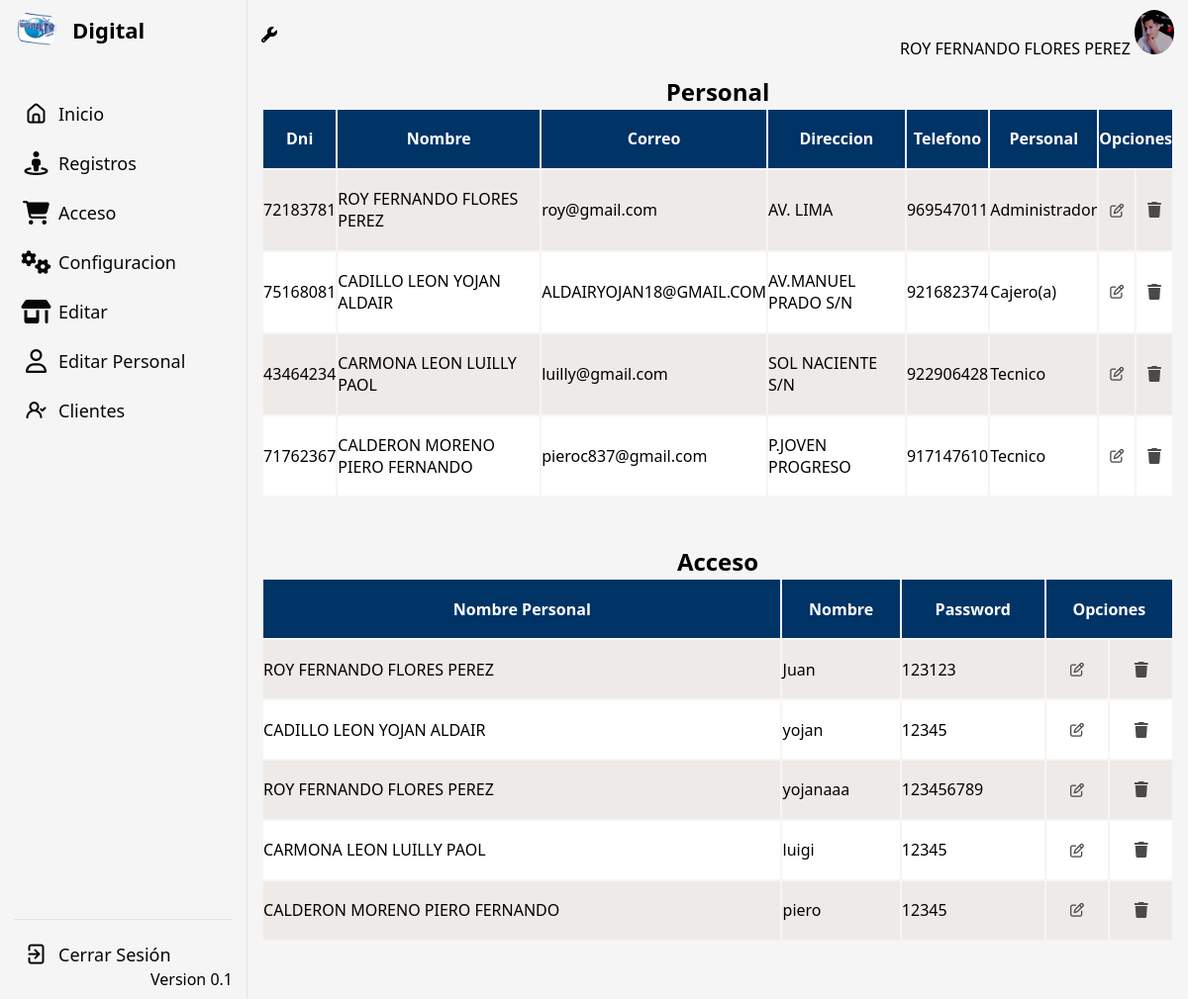
/adminconfig.php (signed in), run on the app's committed database.
### tables this page shows
CREATE TABLE `personal` (
  `idpersonal` int(11) NOT NULL,
  `dni` varchar(8) DEFAULT NULL,
  `nombre` varchar(50) DEFAULT NULL,
  `correo` varchar(50) DEFAULT NULL,
  `direccion` varchar(100) DEFAULT NULL,
  `telefono` varchar(9) DEFAULT NULL,
  `estadopersonal` int(11) DEFAULT 1,
  `id_tipopersonal` int(11) NOT NULL
);

CREATE TABLE `tipopersonal` (
  `id_tipopersonal` int(11) NOT NULL,
  `tipopersonal` varchar(50) DEFAULT NULL,
  `estado` int(11) NOT NULL DEFAULT 1
);

CREATE TABLE `acceso` (
  `idacceso` int(11) NOT NULL,
  `usuario` varchar(50) DEFAULT NULL,
  `password` varchar(60) DEFAULT NULL,
  `idpersonal` int(11) DEFAULT NULL
);

### auth.php (called while the page is built, shortened)
<?php
$idpersonal = isset($_SESSION["idpersonal"]) ? $_SESSION["idpersonal"] : "Usuario";
 ?>

### adminconfig.php (the view, shortened to what this page needs)
<?php
include("conexion.php");
include("auth.php");
?>
<!DOCTYPE html>
<html lang="en">
<head>
    <link rel="stylesheet" href="css/tablatefa.css" type="text/css">
    <link rel="stylesheet" href="https://cdnjs.cloudflare.com/ajax/libs/font-awesome/6.4.0/css/all.min.css"
 />
</head>
<body>
    <section class="dashboard">
        <div class="top">
            <i class="fa-solid fa-wrench"></i>
            <?php
            $sqlfoto = "SELECT * FROM personal where idpersonal='$idpersonal'";
            $f = mysqli_query($cn, $sqlfoto);
            while ($r10 = mysqli_fetch_assoc($f)) {
                ?>
                <div class="search">
                    <span class="text">
                        <?php echo $r10["nombre"]; ?>
                    </span>
                    <img src="pngpersonal/<?php echo $r10["idpersonal"]; ?>.png" alt="">
                </div>
                <?php
            }
            ?>
        </div>
        <br>
        <br><br>
        <div class="dash-content">
            <div>
                 <center><h2>Personal</h2></center>
                <table class="listado">
                    <thead>
                        <tr>
                            <th>
                                <h1>Dni</h1>
                            </th>
                            <th>
                                <h1>Nombre</h1>
                            </th>
                            <th>
                                <h1>Correo</h1>
                            </th>
                            <th>
                                <h1>Direccion</h1>
                            </th>
                            <th>
                                <h1>Telefono</h1>
                            </th>
                            <th>
                                <h1>Personal</h1>
                            </th>
                            <th colspan="2">
                                <h1>Opciones</h1>
                            </th>
                        </tr>
                    </thead>
                    <tbody>
                        <?php
                        $sqlpersonal = "SELECT *, tipopersonal.tipopersonal FROM personal
                                                INNER JOIN tipopersonal ON personal.id_tipopersonal =tipopersonal.id_tipopersonal";
                        $f = mysqli_query($cn, $sqlpersonal);
                        while ($r1 = mysqli_fetch_assoc($f)) {
                            ?>
                            <tr>
                                <td>
                                    <?php echo $r1["dni"]; ?>
                                </td>
                                <td>
                                    <?php echo $r1["nombre"]; ?>
                                </td>
                                <td>
                                    <?php echo $r1["correo"]; ?>
                                </td>
                                <td>
                                    <?php echo $r1["direccion"]; ?>
                                </td>
                                <td>
                                    <?php echo $r1["telefono"]; ?>
                                </td>
                                <td>
                                    <?php echo $r1["tipopersonal"]; ?>
                                </td>
                                <td class="icono"><a href="editaradmin/editarpersonal.php?cod=<?php echo $r1["idpersonal"]; ?>"
                                        target="_parent">
                                        <center><i class="fa-regular fa-pen-to-square fa-shake fa-sm"></i></center>
                                    </a>
                                </td>
                                <td class="icono"><a href="certificado.php?cod=<?php echo $r1["idpersonal"]; ?>"
                                        target="_parent">
                                        <center><i class="fa-solid fa-trash fa-flip"></i></center>
                                    </a>
                                </td>
                            </tr>
                        <?php
                        }
                        ?>
                    </tbody>
                </table>
            </div>
             <div>
                 <center><h2>Acceso</h2></center>
                <table class="listado">
                    <thead>
                        <tr>
                            <th>
                                <h1>Nombre Personal</h1>
                            </th>
                            <th>
                                <h1>Nombre</h1>
                            </th>
                            <th>
                                <h1>Password</h1>
                            </th>
                            <th colspan="2">
                                <h1>Opciones</h1>
                            </th>
                        </tr>
                    </thead>
                    <tbody>
                        <?php
                        $sqlacceso = "SELECT * FROM acceso
                        INNER JOIN personal ON acceso.idpersonal =personal.idpersonal";
                        $f = mysqli_query($cn, $sqlacceso);
                        while ($r2 = mysqli_fetch_assoc($f)) {
                            ?>
                            <tr>
                                <td>
                                    <?php echo $r2["nombre"]; ?>
                                </td>
                                <td>
                                    <?php echo $r2["usuario"]; ?>
                                </td>
                                <td>
                                    <?php echo $r2["password"]; ?>
                                </td>
                                <td class="icono"><a href="editaradmin/editaracceso.php?cod=<?php echo $r2["idacceso"]; ?>"
                                        target="_parent">
                                        <center><i class="fa-regular fa-pen-to-square fa-shake fa-sm"></i></center>
                                    </a>
                                </td>
                                <td class="icono"><a href="certificado.php?cod=<?php echo $r2["id-acceso"]; ?>"
                                        target="_parent">
                                        <center><i class="fa-solid fa-trash fa-flip"></i></center>
                                    </a>
                                </td>
                            </tr>
                        <?php
                        }
                        ?>
                    </tbody>
                </table>
            </div>
        </div>
    </section>
</body>
</html>

### css/admin.css (style rules this page uses)
* { margin: 0; padding: 0; box-sizing: border-box; font-family: 'Segoe UI'; }
:root { --primary-color: #f5f5f5; --panel-color: #f5f5f5; --text-color: #000; --black-light-color: #070707; --border-color: #e6e5e5; --toggle-color: #aca6a6; --box1-color: #4DA3FF; --box2-color: #FFE6AC; --box3-color: #E7D1FC; --title-icon-color: #fff; --tran-05: all 0.5s ease; --tran-03: all 0.3s ease; --tran-03: all 0.2s ease; }
body { min-height: 100vh; background-color: var(--primary-color); }
nav { position: fixed; top: 0; left: 0; height: 100%; width: 250px; padding: 10px 14px; background-color: var(--panel-color); border-right: 1px solid var(--border-color); transition: var(--tran-05); }
nav .logo-name { display: flex; align-items: center; }
nav .logo-image { display: flex; justify-content: center; min-width: 45px; }
nav .logo-image img { width: 40px; object-fit: cover; border-radius: 50%; }
nav .logo-name .logo_name { font-size: 22px; font-weight: 600; color: var(--text-color); margin-left: 14px; transition: var(--tran-05); }
nav .menu-items { margin-top: 40px; height: calc(100% - 90px); display: flex; flex-direction: column; justify-content: space-between; }
.menu-items li { list-style: none; }
.menu-items li a { display: flex; align-items: center; height: 50px; text-decoration: none; position: relative; }
.menu-items li a i { font-size: 24px; min-width: 45px; height: 100%; display: flex; align-items: center; justify-content: center; color: var(--black-light-color); }
.menu-items li a .link-name { font-size: 18px; font-weight: 400; color: var(--black-light-color); transition: var(--tran-05); }
.menu-items .logout-mode { padding-top: 10px; border-top: 1px solid var(--border-color); }
.menu-items .mode { display: flex; align-items: center; white-space: nowrap; }
.menu-items .mode-toggle { position: absolute; right: 14px; height: 50px; min-width: 45px; display: flex; align-items: center; justify-content: center; cursor: pointer; }
.dashboard { position: relative; left: 250px; background-color: var(--panel-color); min-height: 100vh; width: calc(100% - 250px); padding: 10px 14px; transition: var(--tran-05); }
.dashboard .top { position: fixed; top: 0; left: 250px; display: flex; width: calc(100% - 250px); justify-content: space-between; align-items: center; padding: 10px 14px; background-color: var(--panel-color); transition: var(--tran-05); z-index: 10; }
.top img { width: 40px; border-radius: 50%; }
.dashboard .dash-content { padding-top: 0px; }

### css/tablatefa.css (style rules this page uses)
.listado th h1 { font-weight: bold; font-size: 1em; text-align: center; color: #FFFFFF; }
.listado td { font-weight: normal; font-size: 1em; }
.listado { text-align: left; overflow: hidden; width: 100%; margin: 0 auto; display: table; padding: 0 0 3em 0; }
.listado td, .listado th { padding-bottom: 2%; padding-top: 2%; padding-left:0.01%; }
.listado tr:nth-child(odd) { background-color: #EEEAE7; }
.listado tr:nth-child(even) { background-color: #FFFFFF; }
.listado th { background-color: #003366; }
td a { color: #4B4A4B; }

### data on the page
personal: nombre "ROY FERNANDO FLORES PEREZ", dni "72183781", correo "roy@gmail.com", direccion "AV. LIMA", telefono "969547011", id_tipopersonal.tipopersonal "Administrador"
personal: dni "75168081", nombre "CADILLO LEON YOJAN ALDAIR", correo "ALDAIRYOJAN18@GMAIL.COM", direccion "AV.MANUEL PRADO S/N", telefono "921682374", id_tipopersonal.tipopersonal "Cajero(a)"
personal: dni "43464234", nombre "CARMONA LEON LUILLY PAOL", correo "luilly@gmail.com", direccion "SOL NACIENTE S/N", telefono "922906428", id_tipopersonal.tipopersonal "Tecnico"
personal: dni "71762367", nombre "CALDERON MORENO PIERO FERNANDO", correo "pieroc837@gmail.com", direccion "P.JOVEN PROGRESO", telefono "917147610", id_tipopersonal.tipopersonal "Tecnico"
acceso: idpersonal.nombre "ROY FERNANDO FLORES PEREZ", usuario "Juan", password "123123"
acceso: idpersonal.nombre "CADILLO LEON YOJAN ALDAIR", usuario "yojan", password "12345"
acceso: idpersonal.nombre "ROY FERNANDO FLORES PEREZ", usuario "yojanaaa", password "123456789"
acceso: idpersonal.nombre "CARMONA LEON LUILLY PAOL", usuario "luigi", password "12345"
acceso: idpersonal.nombre "CALDERON MORENO PIERO FERNANDO", usuario "piero", password "12345"
